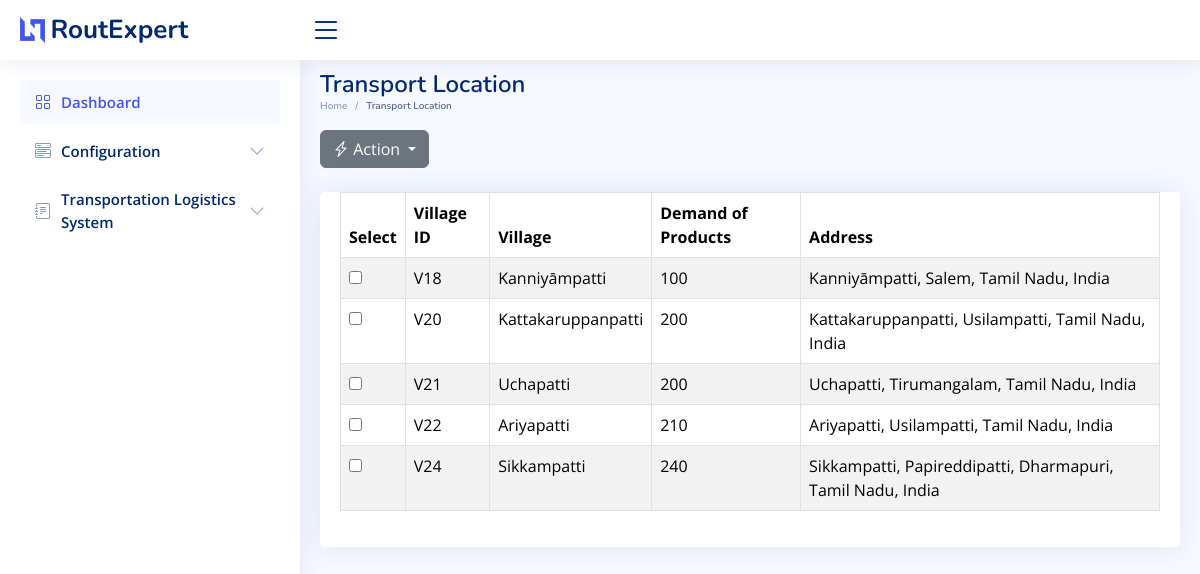
The app's page /trans_location_config, older data.
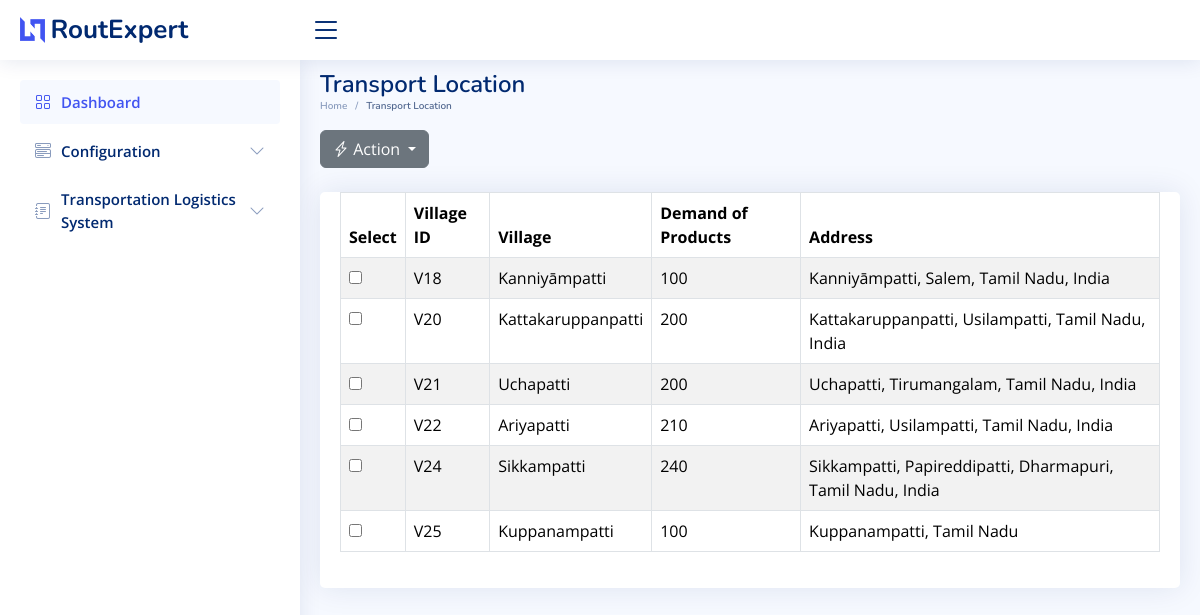
The same page, newer data.
### sql_app/model.py (models this page shows)
class TransportationLocation(Base):
    __tablename__ = "TransportationLocation"
    id = Column(Integer, primary_key=True, index=True)
    index = Column(String)
    villages = Column(String)
    location_demand = Column(String)
    address = Column(String)

### main.py (the view)
@app.get("/trans_location_config",response_class=HTMLResponse)
async def trans_location_config(request: Request):
    transportation_location_list = []
    db = SessionLocal()
    transportation_location_records= db.query(TransportationLocation).all()
    for location in transportation_location_records:
        location_data = {
            "id": location.id,
            "index": location.index,
            "villages": location.villages,
            "location_demand": location.location_demand,
            "address": location.address,
        }
        transportation_location_list.append(location_data)
    return templates.TemplateResponse("trans_location_config.html", {"request": request, "location": transportation_location_list})

### templates/trans_location_config.html (shortened to what this page needs)
<!DOCTYPE html>
<html lang="en">
  <head>
    <link
      href="../static/assets/vendor/bootstrap/css/bootstrap.min.css"
      rel="stylesheet"
    />
    <link
      href="../static/assets/vendor/bootstrap-icons/bootstrap-icons.css"
      rel="stylesheet"
    />
    <link
      href="../static/assets/vendor/boxicons/css/boxicons.min.css"
      rel="stylesheet"
    />
    <link
      href="../static/assets/vendor/quill/quill.snow.css"
      rel="stylesheet"
    />
    <link
      href="../static/assets/vendor/quill/quill.bubble.css"
      rel="stylesheet"
    />
    <link
      href="../static/assets/vendor/remixicon/remixicon.css"
      rel="stylesheet"
    />
    <link
      href="../static/assets/vendor/simple-datatables/style.css"
      rel="stylesheet"
    />
    <link href="../static/assets/css/style.css" rel="stylesheet" />
  </head>
  <body>
    <header id="header" class="header fixed-top d-flex align-items-center">
      <div class="d-flex align-items-center justify-content-between">
        <a href="/" class="logo d-flex align-items-center">
          <img src="../static/assets/img/logo.png" alt="" />
          <span class="d-none d-lg-block">RoutExpert</span>
        </a>
        <i class="bi bi-list toggle-sidebar-btn"></i>
      </div>
    </header>
    <aside id="sidebar" class="sidebar">
      <ul class="sidebar-nav" id="sidebar-nav">
        <li class="nav-item">
          <a class="nav-link" href="/">
            <i class="bi bi-grid"></i>
            <span>Dashboard</span>
          </a>
        </li>
        <li class="nav-item">
          <a
            class="nav-link collapsed"
            data-bs-target="#components-nav"
            data-bs-toggle="collapse"
            href="#"
          >
            <i class="bi bi-menu-button-wide"></i><span>Configuration</span
            ><i class="bi bi-chevron-down ms-auto"></i>
          </a>
        </li>
        <li class="nav-item">
          <a
            class="nav-link collapsed"
            data-bs-target="#forms-nav"
            data-bs-toggle="collapse"
            href="#"
          >
            <i class="bi bi-journal-text"></i
            ><span>Transportation Logistics System</span
            ><i class="bi bi-chevron-down ms-auto"></i>
          </a>
        </li>
      </ul>
    </aside>
    <main id="main" class="main">
      <div class="pagetitle">
        <h1>Transport Location</h1>
        <nav>
          <ol class="breadcrumb">
            <li class="breadcrumb-item"><a href="/">Home</a></li>
            <li class="breadcrumb-item active">Transport Location</li>
          </ol>
        </nav>
      </div>
      <section class="section dashboard">
        <div class="row">
          <div class="col-md-6">
            <div class="dropdown d-inline-block">
              <button
                class="btn btn-secondary dropdown-toggle"
                type="button"
                id="configurationDropdown"
                data-bs-toggle="dropdown"
                aria-expanded="false"
              >
                <i class="bi bi-lightning-charge"></i> Action
              </button>
            </div>
          </div>
        </div>
        <div class="container-lg-10 mt-4">
          <div class="card">
            <div class="card-body">
              <table class="table datatable table-bordered table-striped">
                <thead class="thead-dark">
                  <tr>
                    <th>Select</th>
                    <th>Village ID</th>
                    <th>Village</th>
                    <th>Demand of Products</th>
                    <th>Address</th>
                  </tr>
                </thead>
                <tbody>
                  {% for location in location %}
                  <tr>
                    <td>
                      <input
                        type="checkbox"
                        name="selectedlocation"
                        value="{{ location.id }}"
                      />
                    </td>
                    <td class="location-info" data-column="location_number">
                      {{ location.index }}
                    </td>
                    <td class="location-info" data-column="location_type">
                      {{ location.villages }}
                    </td>
                    <td class="location-info" data-column="location_demand">
                      {{ location.location_demand}}
                    </td>
                    <td class="location-info" data-column="license_number">
                      {{ location.address }}
                    </td>
                  </tr>
                  {% endfor %}
                </tbody>
              </table>
            </div>
          </div>
        </div>
      </section>
    </main>
  </body>
</html>

### static/assets/css/style.css (style rules this page uses)
:root { scroll-behavior: smooth; }
body { font-family: "Open Sans", sans-serif; background: #f6f9ff; color: #444444; }
a { color: #4154f1; text-decoration: none; }
h1, h2, h3, h4, h5, h6 { font-family: "Nunito", sans-serif; }
#main { margin-top: 60px; padding: 10px 20px; font-size: 16px; transition: all 0.3s; }
.pagetitle { margin-bottom: 10px; }
.pagetitle h1 { font-size: 24px; margin-bottom: 0; font-weight: 600; color: #012970; }
.card { margin-bottom: 30px; border: none; border-radius: 5px; box-shadow: 0px 0 30px rgba(1, 41, 112, 0.1); }
.card-body { padding: 0 20px 20px 20px; }
.breadcrumb { font-size: 10px; font-family: "Nunito", sans-serif; color: #899bbd; font-weight: 600; }
.breadcrumb a { color: #899bbd; transition: 0.3s; }
.breadcrumb .breadcrumb-item::before { color: #899bbd; }
.breadcrumb .active { color: #51678f; font-weight: 600; }
.logo { line-height: 1; }
@media (min-width: 1200px) { .logo { width: 280px; } }
.logo img { max-height: 26px; margin-right: 6px; }
.logo span { font-size: 26px; font-weight: 700; color: #012970; font-family: "Nunito", sans-serif; }
.header { transition: all 0.5s; z-index: 997; height: 60px; box-shadow: 0px 2px 20px rgba(1, 41, 112, 0.1); background-color: #fff; padding-left: 20px; }
.header .toggle-sidebar-btn { font-size: 32px; padding-left: 10px; cursor: pointer; color: #012970; }
.sidebar { position: fixed; top: 60px; left: 0; bottom: 0; width: 300px; z-index: 996; transition: all 0.3s; padding: 20px; overflow-y: auto; scrollbar-width: thin; scrollbar-color: #aab7cf transparent; box-shadow: 0px 0px 20px rgba(1, 41, 112, 0.1); background-color: #fff; }
@media (min-width: 1200px) { #main, #footer { margin-left: 300px; } }
.sidebar-nav { padding: 0; margin: 0; list-style: none; }
.sidebar-nav li { padding: 0; margin: 0; list-style: none; }
.sidebar-nav .nav-item { margin-bottom: 5px; }
.sidebar-nav .nav-link { display: flex; align-items: center; font-size: 15px; font-weight: 600; color: #4154f1; transition: 0.3; background: #f6f9ff; padding: 10px 15px; border-radius: 4px; }
.sidebar-nav .nav-link i { font-size: 16px; margin-right: 10px; color: #4154f1; }
.sidebar-nav .nav-link.collapsed { color: #012970; background: #fff; }
.sidebar-nav .nav-link.collapsed i { color: #899bbd; }
.sidebar-nav .nav-link .bi-chevron-down { margin-right: 0; transition: transform 0.2s ease-in-out; }

Row changes from the older to the newer data that the page shows:
added TransportationLocation: index "V25", villages "Kuppanampatti", location_demand "100", address "Kuppanampatti, Tamil Nadu"
